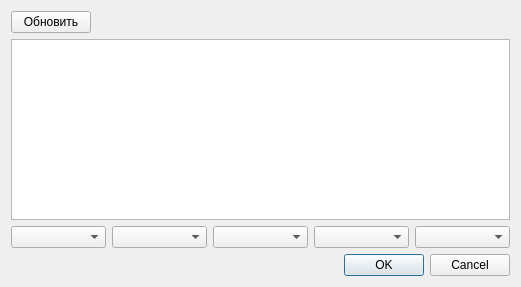
<?xml version="1.0" encoding="UTF-8"?>
<ui version="4.0">
 <class>PortPickerDialog</class>
 <widget class="QDialog" name="PortPickerDialog">
  <property name="geometry">
   <rect>
    <x>0</x>
    <y>0</y>
    <width>521</width>
    <height>287</height>
   </rect>
  </property>
  <property name="windowTitle">
   <string>Выберите порт</string>
  </property>
  <layout class="QVBoxLayout" name="verticalLayout">
   <item>
    <layout class="QHBoxLayout" name="horizontalLayout">
     <item>
      <widget class="QPushButton" name="pushButton_refresh">
       <property name="text">
        <string>Обновить</string>
       </property>
      </widget>
     </item>
     <item>
      <spacer name="horizontalSpacer">
       <property name="orientation">
        <enum>Qt::Horizontal</enum>
       </property>
       <property name="sizeHint" stdset="0">
        <size>
         <width>40</width>
         <height>20</height>
        </size>
       </property>
      </spacer>
     </item>
    </layout>
   </item>
   <item>
    <widget class="QTableView" name="tableView_ports">
     <property name="alternatingRowColors">
      <bool>true</bool>
     </property>
     <property name="selectionMode">
      <enum>QAbstractItemView::SingleSelection</enum>
     </property>
     <property name="selectionBehavior">
      <enum>QAbstractItemView::SelectRows</enum>
     </property>
     <property name="verticalScrollMode">
      <enum>QAbstractItemView::ScrollPerPixel</enum>
     </property>
     <property name="horizontalScrollMode">
      <enum>QAbstractItemView::ScrollPerPixel</enum>
     </property>
     <property name="cornerButtonEnabled">
      <bool>false</bool>
     </property>
     <attribute name="horizontalHeaderHighlightSections">
      <bool>false</bool>
     </attribute>
     <attribute name="horizontalHeaderStretchLastSection">
      <bool>true</bool>
     </attribute>
     <attribute name="verticalHeaderVisible">
      <bool>false</bool>
     </attribute>
    </widget>
   </item>
   <item>
    <layout class="QHBoxLayout" name="horizontalLayout_2">
     <item>
      <widget class="QComboBox" name="comboBox_BaudRate"/>
     </item>
     <item>
      <widget class="QComboBox" name="comboBox_DataBits"/>
     </item>
     <item>
      <widget class="QComboBox" name="comboBox_Parity"/>
     </item>
     <item>
      <widget class="QComboBox" name="comboBox_StopBits"/>
     </item>
     <item>
      <widget class="QComboBox" name="comboBox_FlowControl"/>
     </item>
    </layout>
   </item>
   <item>
    <widget class="QDialogButtonBox" name="buttonBox">
     <property name="orientation">
      <enum>Qt::Horizontal</enum>
     </property>
     <property name="standardButtons">
      <set>QDialogButtonBox::Cancel|QDialogButtonBox::Ok</set>
     </property>
    </widget>
   </item>
  </layout>
 </widget>
 <resources/>
 <connections>
  <connection>
   <sender>buttonBox</sender>
   <signal>accepted()</signal>
   <receiver>PortPickerDialog</receiver>
   <slot>accept()</slot>
   <hints>
    <hint type="sourcelabel">
     <x>248</x>
     <y>254</y>
    </hint>
    <hint type="destinationlabel">
     <x>157</x>
     <y>274</y>
    </hint>
   </hints>
  </connection>
  <connection>
   <sender>buttonBox</sender>
   <signal>rejected()</signal>
   <receiver>PortPickerDialog</receiver>
   <slot>reject()</slot>
   <hints>
    <hint type="sourcelabel">
     <x>316</x>
     <y>260</y>
    </hint>
    <hint type="destinationlabel">
     <x>286</x>
     <y>274</y>
    </hint>
   </hints>
  </connection>
 </connections>
</ui>
